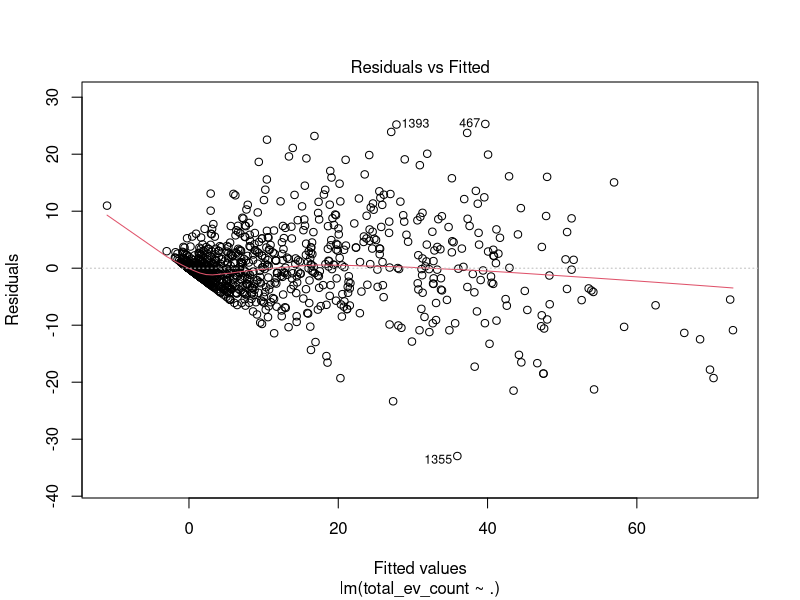
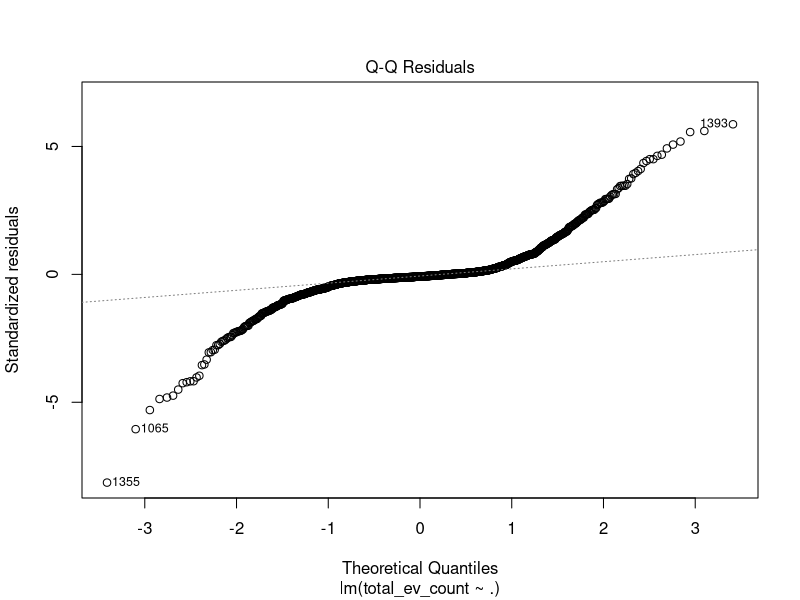
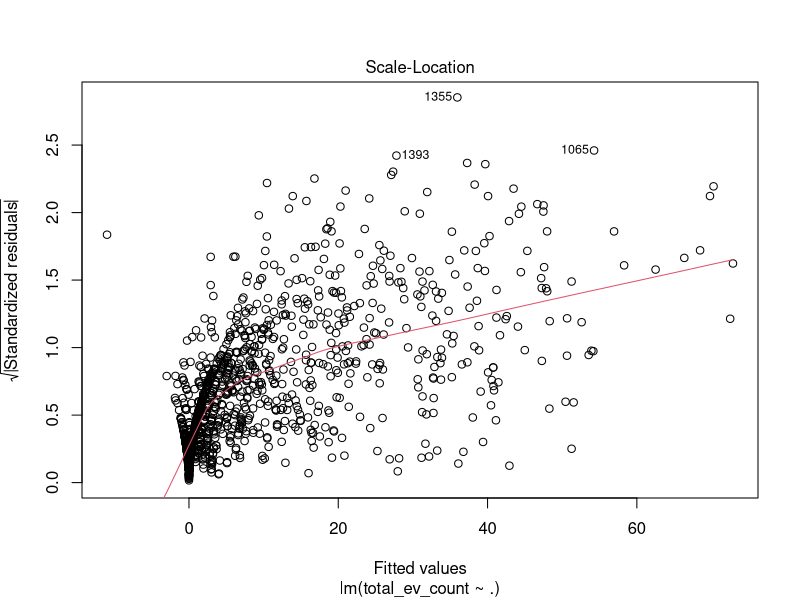
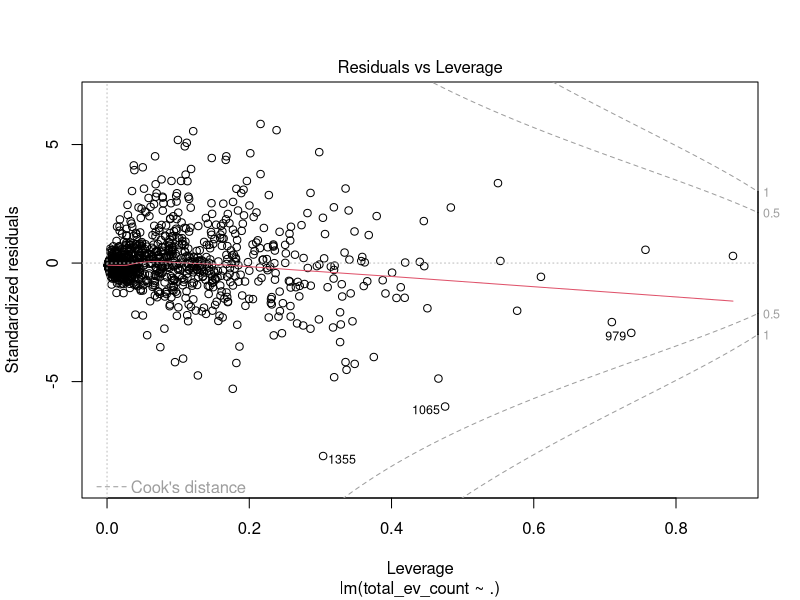

The R source for these figures, in order:
## ---- chunk 1
knitr::opts_chunk$set(echo = TRUE)
## ---- chunk 2
library(caTools)
set.seed(123)
ev_data = read.csv("ev_adoption_data_final.csv")
head(ev_data)

split = sample.split(ev_data$total_ev_count, SplitRatio = 0.8)

# training data
ev_train = subset(ev_data, split==TRUE)

# testing data
ev_test = subset(ev_data, split == FALSE)

#correlation matrix
numeric_cols <- sapply(ev_train, is.numeric)
ev_train_numeric <- ev_train[, numeric_cols]
numeric_cols1 <- sapply(ev_test, is.numeric)
ev_test_numeric <- ev_test[, numeric_cols1]
cor_matrix <- cor(ev_train_numeric, use = "complete.obs")
print(cor_matrix)

## ---- chunk 3
lm_model_train <- lm(total_ev_count ~ ., data = ev_train_numeric)
summary(lm_model_train)


## ---- chunk 4
lm_model_test <- lm(total_ev_count ~ ., data = ev_test_numeric)
summary(lm_model_test)


## ---- chunk 5

 # Predict on training data
train_predictions <- predict(lm_model_train, newdata = ev_train_numeric)

# Predict on testing data
test_predictions <- predict(lm_model_test, newdata = ev_test_numeric)

# Calculate MSE for training data
train_mse <- mean((ev_train_numeric$total_ev_count - train_predictions)^2)
train_mse

# Calculate MSE for testing data
test_mse <- mean((ev_test_numeric$total_ev_count - test_predictions)^2)
test_mse 

## ---- chunk 6
#residual plot
plot(lm_model_train)
summary(residuals(lm_model_train))
